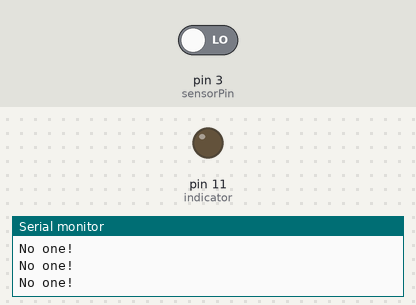
Bench run of a sketch on a simulated Arduino Uno, built with avr-gcc and run on an emulated ATmega328P. Shown: output pins drawn as LEDs (lit = HIGH), the last lines printed to the serial monitor. The test bench sets the inputs (shaded band); at power-on: pin 3 (sensorPin) LOW.

Above: at 1.8 s.
1.9 s: pin 3 (sensorPin) driven HIGH
At 3.0 s:
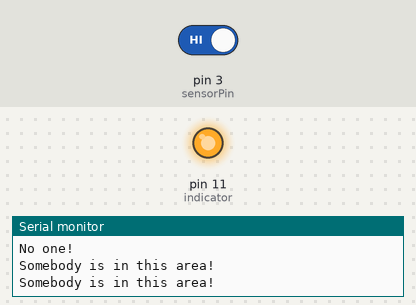
3.5 s: pin 3 (sensorPin) driven LOW
At 4.1 s:
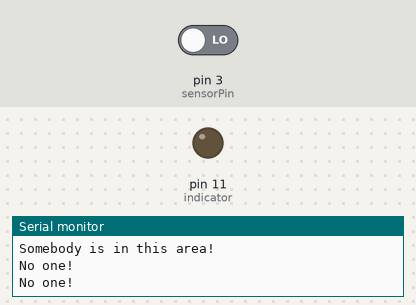
Timing chart, 0 to 6.5 s (numbered marks = the images above; inputs shaded):
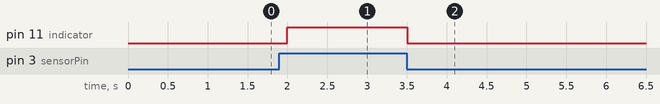

The sketch:

11_pir_motion.ino
```cpp
// Pyroelectric infrared motion sensor can detect infrared signals from a moving person or moving animal, and output switching signals.

// The function uses byte instead of int to save memory. In this specific case, digitalRead() function returns a byte value which can either be 0 or 1, so using byte type for the state variable is sufficient. If you use an int instead, it would take up more memory than necessary, which could cause issues when working with memory-constrained devices. In general, it's good programming practice to use the smallest data type that can accommodate the range of values you need.

// The pin numbers for the Arduino are also limited to byte-sized integers (0-255), so using a byte data type for the pin numbers is sufficient and more memory-efficient than using an int.

byte sensorPin = 3;
byte indicator = 11;
void setup() {
  pinMode(sensorPin, INPUT);
  pinMode(indicator, OUTPUT);
  Serial.begin(9600);
}
void loop() {
  byte state = digitalRead(sensorPin);
  digitalWrite(indicator, state);
  if (state == 1) Serial.println("Somebody is in this area!");
  else if (state == 0) Serial.println("No one!");
  delay(500);
}
```

Measured:
- after the input at 1.9 s, pin 11 (indicator): LOW → HIGH after 0.10 s
- after the input at 3.5 s, pin 11 (indicator): HIGH → LOW at once
